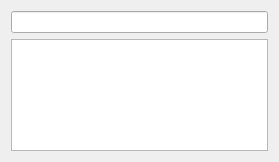
<?xml version="1.0" encoding="UTF-8"?>
<ui version="4.0">
 <class>NoteCard</class>
 <widget class="QWidget" name="NoteCard">
  <property name="geometry">
   <rect>
    <x>0</x>
    <y>0</y>
    <width>279</width>
    <height>162</height>
   </rect>
  </property>
  <property name="windowTitle">
   <string>Notecard</string>
  </property>
  <layout class="QVBoxLayout" name="verticalLayout">
   <item>
    <widget class="QLineEdit" name="line_edit"/>
   </item>
   <item>
    <widget class="QTextEdit" name="text_edit">
     <property name="acceptRichText">
      <bool>false</bool>
     </property>
    </widget>
   </item>
  </layout>
 </widget>
 <resources/>
 <connections/>
</ui>
